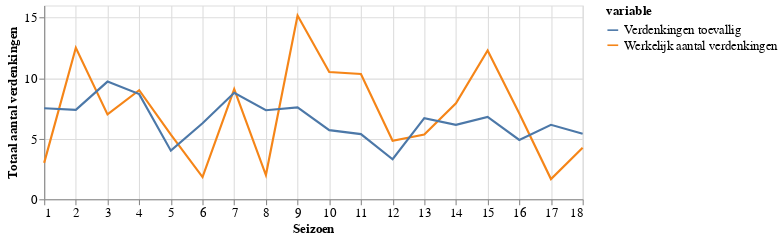

Notebook code cell kept with this figure:
### Markdown cell above
## Hoe verdacht is de mol?

Als deelnemers geen idee hebben wie de mol is zullen ze gokken. Door dit gokgedrag verwachten we dat elk seizoen de mol toevallig een aantal verdenkingen door gokkers op zich krijgt. Het aantal ‘gokverdenkingen’ verschilt per seizoen omdat het verschilt hoeveel verdenkingen de tv makers ons laten zien (de grafiek hierboven).

In onderstaande grafiek zie je per seizoen hoeveel ‘stemmen’ de mol heeft gekregen, en hoeveel we hadden verwacht op basis van gokken. Als de gele lijn boven de blauwe lijn komt is de mol verdacht en andersom.

Nico uit seizoen 2 en Margriet uit seizoen 15 zijn behoorlijk verdacht. Maar de meest verdachte mol is toch wel Jon, uit seizoen 9. Zowel Anniek, Dennis als Vivienne hadden hem al vrij snel in de smiezen.

Tegelijkertijd zijn er ook een paar niet verdachte mollen in een seizoen waar er wel veel geld uit de pot is gehaald: seizoen 6 (Milouska), 8 (Dennis) en 17 (Thomas).

### Code cell
#hide_input
# calculate how often the mol would have been guessed correctly if just guessing
temp = result[['mol_actual_votes', 'mol_expected_votes']].groupby(result['season']).sum()
temp.rename({'mol_actual_votes': 'Werkelijk aantal verdenkingen', 'mol_expected_votes': 'Verdenkingen toevallig'}, axis='columns', inplace=True)
show_progress(temp, [1, 18], 'Seizoen', 'Totaal aantal verdenkingen')

### Figure 1 — Vega-Lite specification as saved in the notebook (floating-point values rounded to 4 significant figures)
{"$schema": "https://vega.github.io/schema/vega-lite/v2.6.0.json", "config": {"axis": {"labelFontSize": 12, "titleFontSize": 12}, "legend": {"labelFontSize": 12, "titleFontSize": 12}, "view": {"height": 300, "width": 400}}, "data": {"name": "data-d7a6472d74a4934f2d3266fe3f307ddf"}, "datasets": {"data-d7a6472d74a4934f2d3266fe3f307ddf": [{"value": 3, "variable": "Werkelijk aantal verdenkingen", "x": 1}, {"value": 12.5, "variable": "Werkelijk aantal verdenkingen", "x": 2}, {"value": 7, "variable": "Werkelijk aantal verdenkingen", "x": 3}, {"value": 9, "variable": "Werkelijk aantal verdenkingen", "x": 4}, {"value": 5.333, "variable": "Werkelijk aantal verdenkingen", "x": 5}, {"value": 1.833, "variable": "Werkelijk aantal verdenkingen", "x": 6}, {"value": 9.083, "variable": "Werkelijk aantal verdenkingen", "x": 7}, {"value": 2, "variable": "Werkelijk aantal verdenkingen", "x": 8}, {"value": 15.17, "variable": "Werkelijk aantal verdenkingen", "x": 9}, {"value": 10.5, "variable": "Werkelijk aantal verdenkingen", "x": 10}, {"value": 10.33, "variable": "Werkelijk aantal verdenkingen", "x": 11}, {"value": 4.833, "variable": "Werkelijk aantal verdenkingen", "x": 12}, {"value": 5.333, "variable": "Werkelijk aantal verdenkingen", "x": 13}, {"value": 7.917, "variable": "Werkelijk aantal verdenkingen", "x": 14}, {"value": 12.28, "variable": "Werkelijk aantal verdenkingen", "x": 15}, {"value": 7.083, "variable": "Werkelijk aantal verdenkingen", "x": 16}, {"value": 1.667, "variable": "Werkelijk aantal verdenkingen", "x": 17}, {"value": 4.25, "variable": "Werkelijk aantal verdenkingen", "x": 18}, {"value": 7.51, "variable": "Verdenkingen toevallig", "x": 1}, {"value": 7.378, "variable": "Verdenkingen toevallig", "x": 2}, {"value": 9.712, "variable": "Verdenkingen toevallig", "x": 3}, {"value": 8.677, "variable": "Verdenkingen toevallig", "x": 4}, {"value": 4.01, "variable": "Verdenkingen toevallig", "x": 5}, {"value": 6.27, "variable": "Verdenkingen toevallig", "x": 6}, {"value": 8.788, "variable": "Verdenkingen toevallig", "x": 7}, {"value": 7.346, "variable": "Verdenkingen toevallig", "x": 8}, {"value": 7.575, "variable": "Verdenkingen toevallig", "x": 9}, {"value": 5.703, "variable": "Verdenkingen toevallig", "x": 10}, {"value": 5.378, "variable": "Verdenkingen toevallig", "x": 11}, {"value": 3.302, "variable": "Verdenkingen toevallig", "x": 12}, {"value": 6.696, "variable": "Verdenkingen toevallig", "x": 13}, {"value": 6.141, "variable": "Verdenkingen toevallig", "x": 14}, {"value": 6.795, "variable": "Verdenkingen toevallig", "x": 15}, {"value": 4.898, "variable": "Verdenkingen toevallig", "x": 16}, {"value": 6.144, "variable": "Verdenkingen toevallig", "x": 17}, {"value": 5.403, "variable": "Verdenkingen toevallig", "x": 18}]}, "encoding": {"color": {"field": "variable", "type": "nominal"}, "x": {"axis": {"domain": true}, "field": "x", "scale": {"domain": [1, 18]}, "title": "Seizoen", "type": "quantitative"}, "y": {"field": "value", "title": "Totaal aantal verdenkingen", "type": "quantitative"}}, "height": 180, "mark": "line", "width": 500}
